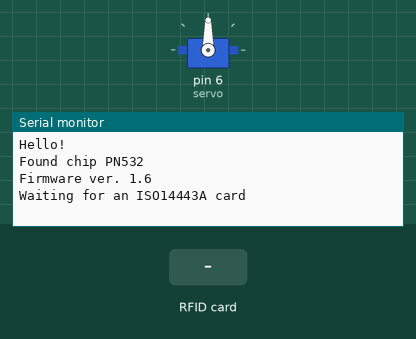
Recording of a sketch running on a simulated Arduino Uno, built with avr-gcc and run on an emulated ATmega328P. Shown: servo, the last lines printed to the serial monitor. Inputs (shaded band) come from the test bench.

Above: at 1.2 s.
1.3 s: RFID card 37 24 53 61 95 held to the reader
At 2.4 s:
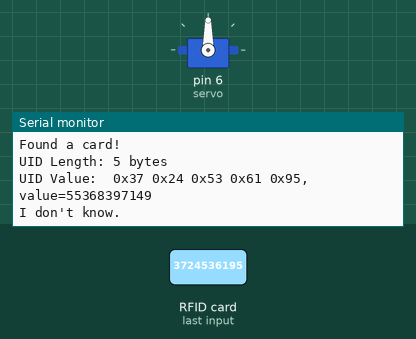
2.8 s: RFID card 81 19 99 45 held to the reader
At 3.4 s:
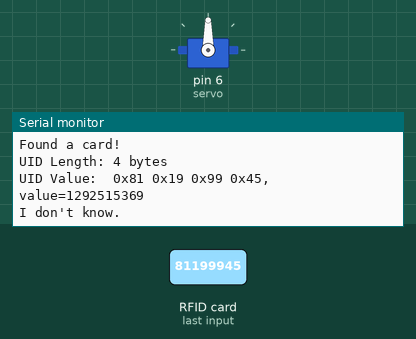
4.3 s: RFID card 5E 7A 19 C4 held to the reader
At 4.7 s:
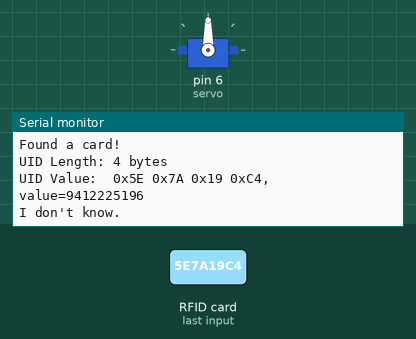

Measured:
- after the input at 1.3 s, the serial monitor: prints a new line at once (image 1)
- after the input at 2.8 s, the serial monitor: prints a new line at once (image 2)
- after the input at 4.3 s, the serial monitor: prints a new line at once (image 3)

The sketch:

NFC_SERVO.ino
```cpp
#include <Wire.h>
#include <PN532_I2C.h>
#include <PN532.h>
#include <NfcAdapter.h>
#include <Servo.h>


PN532_I2C pn532i2c(Wire);
PN532 nfc(pn532i2c);
Servo servo;

void setup(void) {
  Serial.begin(115200);
  Serial.println("Hello!");

  nfc.begin();

  servo.attach(6);


  uint32_t versiondata = nfc.getFirmwareVersion();
  if (! versiondata) {
    Serial.print("Didn't find PN53x board");
    while (1);
  }

  // Got ok data, print it out!
  Serial.print("Found chip PN5"); Serial.println((versiondata>>24) & 0xFF, HEX);
  Serial.print("Firmware ver. "); Serial.print((versiondata>>16) & 0xFF, DEC);
  Serial.print('.'); Serial.println((versiondata>>8) & 0xFF, DEC);
  nfc.setPassiveActivationRetries(0xFF);


  nfc.SAMConfig();

  Serial.println("Waiting for an ISO14443A card");
}

void loop(void) {
  boolean success;
  uint8_t uid[] = { 0, 0, 0, 0, 0, 0, 0 };
  uint8_t uidLength;

  success = nfc.readPassiveTargetID(PN532_MIFARE_ISO14443A, &uid[0], &uidLength);

  if (success) {
    Serial.println("Found a card!");
    Serial.print("UID Length: ");Serial.print(uidLength, DEC);Serial.println(" bytes");
    Serial.print("UID Value: ");
    String hex_value = "";
    for (uint8_t i=0; i < uidLength; i++)
    {
      Serial.print(" 0x");Serial.print(uid[i], HEX);
      //Serial.print(" ");Serial.print(uid[i], HEX);
      hex_value += (String)uid[i];
    }

    Serial.println(", value="+hex_value);

    if(hex_value == "3724536195") {
      Serial.println("This is Key Tag. ");
       servo.write(90); // Поворачиваем серву на угол 90 градусов(Отпираем какой либо механизм: задвижку, поворациваем ключ и т.д.)
    }
    else if(hex_value == "147175225") {
      Serial.println("This is Card Tag. ");
      servo.write(0);
    }
    else if(hex_value == "81199945") {
      Serial.println("This is Phone Tag. ");
    }
    else
      Serial.println("I don't know.");

    Serial.println("");
    delay(1000);
  }
  else
  {
    Serial.println("Waiting for a card...");
  }

}
```
